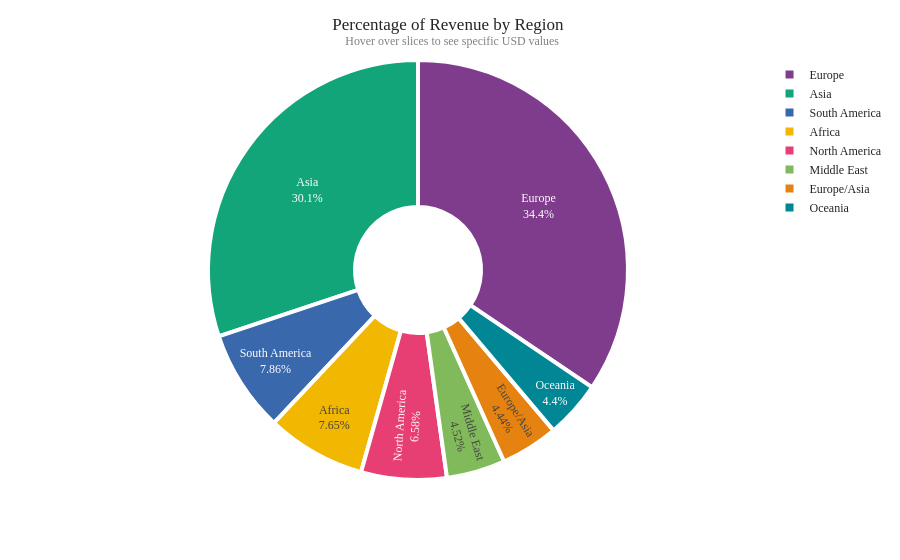

Notebook code for this chart:
### Markdown cell above
# Geographic performance

### Code cell
# Pie chart for revenue per region
df_pie = df.groupby('region')[['revenue_usd', 'units_sold']].sum().reset_index()
pie1 = px.pie(
    df_pie, 
    values='revenue_usd', 
    names='region',
    color_discrete_sequence=px.colors.qualitative.Bold,
    hole=0.3,
    template='simple_white'
)
              
        

pie1.update_layout(
    font_family='rockwell',
    title = {
        'text': 'Percentage of Revenue by Region <br> <sup style="font-size:12px;color:gray">Hover over slices to see specific USD values</sup>',
        'x': 0.5,
    }
)

pie1.update_traces(
    textposition='inside', 
    textinfo='label+percent',
    hoverinfo='value',
    hovertemplate='$%{value:,.2f} USD<extra></extra>',
    marker=dict(line=dict(color='white', width=4))
)



pie1.show()

### Figure 1 — Plotly figure (JSON) as saved in the notebook; plotly's stock layout.template omitted (floating-point values rounded to 4 significant figures)
{"data": [{"domain": {"x": [0, 1], "y": [0, 1]}, "hole": 0.3, "hoverinfo": "value", "hovertemplate": "$%{value:,.2f} USD<extra></extra>", "labels": ["Africa", "Asia", "Europe", "Europe/Asia", "Middle East", "North America", "Oceania", "South America"], "legendgroup": "", "marker": {"line": {"color": "white", "width": 4}}, "name": "", "showlegend": true, "textinfo": "label+percent", "textposition": "inside", "type": "pie", "values": [1379000.0, 5432000.0, 6211000.0, 800700.0, 814600.0, 1187000.0, 793300.0, 1418000.0]}], "layout": {"font": {"family": "rockwell"}, "legend": {"tracegroupgap": 0}, "margin": {"t": 60}, "piecolorway": ["rgb(127, 60, 141)", "rgb(17, 165, 121)", "rgb(57, 105, 172)", "rgb(242, 183, 1)", "rgb(231, 63, 116)", "rgb(128, 186, 90)", "rgb(230, 131, 16)", "rgb(0, 134, 149)", "rgb(207, 28, 144)", "rgb(249, 123, 114)", "rgb(165, 170, 153)"], "title": {"text": "Percentage of Revenue by Region <br> <sup style=\"font-size:12px;color:gray\">Hover over slices to see specific USD values</sup>", "x": 0.5}}}
